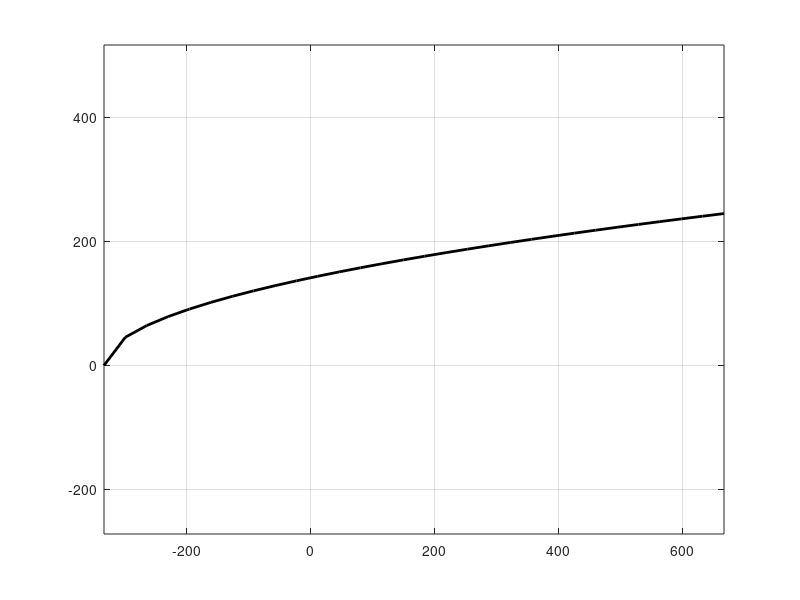

Here is the MATLAB script that generated this plot:
minI1 = -1.0e3;
maxI1 =  2.0e3;
I1 = linspace(minI1, maxI1, 30);
J2 = 0.01*maxI1*(I1 - minI1);
SqrtJ2 = sqrt(J2);
plot(I1/3, SqrtJ2, 'k-', 'LineWidth', 2); hold on;
axis equal
grid on

printf('%f, ', I1/3)
printf('\n')
printf('%f, ', SqrtJ2)
printf('\n')
